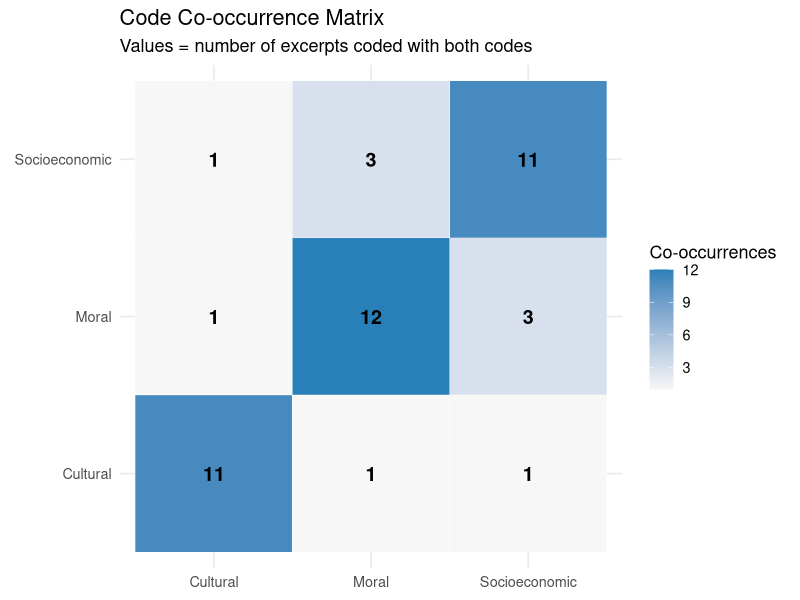
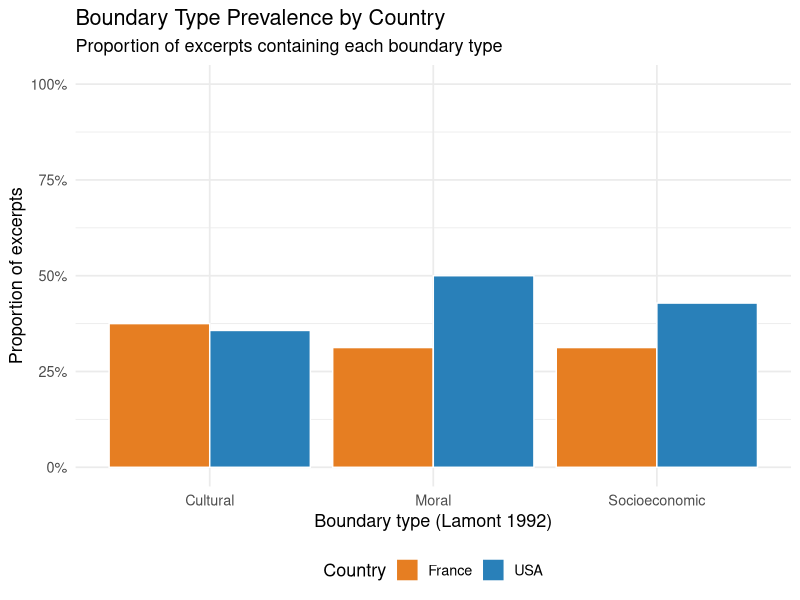
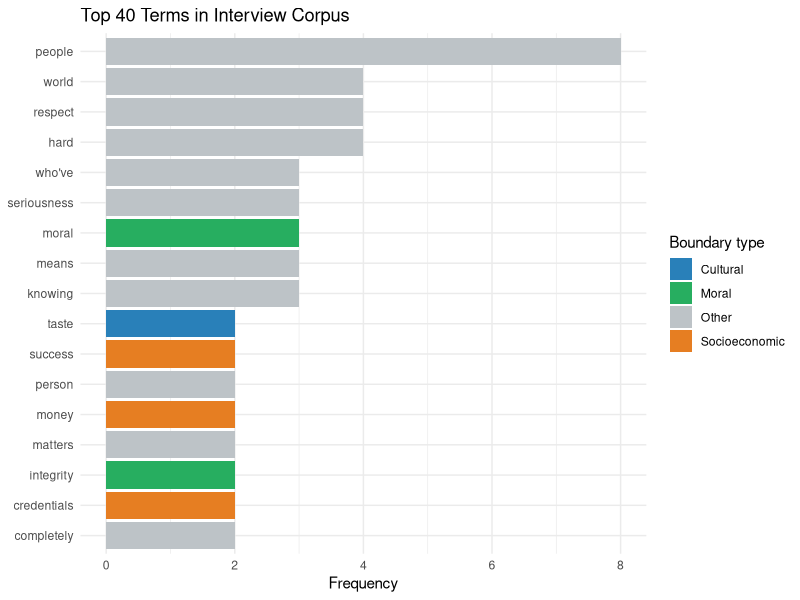

These charts were generated, in order, by the following R code:
## ---- chunk 1
library(tidyverse)
library(tidytext)
library(kableExtra)
library(ggrepel)
library(patchwork)

set.seed(20240106)

# ─────────────────────────────────────────────────────────────
# Simulated interview corpus: 30 interview excerpts
# Topic: How upper-middle-class professionals justify cultural
#        consumption choices (Lamont 1992 framework)
#
# Coding scheme based on Lamont's boundary types:
#   1. Moral boundaries (character, integrity, work ethic)
#   2. Cultural boundaries (education, taste, manners)
#   3. Socioeconomic boundaries (income, occupation, material success)
# ─────────────────────────────────────────────────────────────

excerpts <- tibble(
  excerpt_id    = 1:30,
  respondent_id = sample(paste0("R", sprintf("%02d", 1:15)), 30, replace = TRUE),
  occupation    = sample(c("Lawyer", "Professor", "Engineer", "Physician"),
                         30, replace = TRUE, prob = c(.3,.3,.2,.2)),
  country       = sample(c("USA", "France"), 30, replace = TRUE),
  text = c(
    "I think what matters most is whether someone is honest, whether they have integrity. I don't care much about how much money they have.",
    "Education is really the foundation. Not just a degree — reading widely, knowing art and music. That's what distinguishes someone.",
    "Hard work is what I respect. People who've built things. Success through discipline.",
    "I find it hard to relate to people who haven't traveled, who don't have a certain... curiosity about the world.",
    "Money doesn't impress me. I know people who've made fortunes and they're completely uncultured.",
    "Moral seriousness — that's what I look for. Does this person take responsibility for their actions?",
    "It's about taste really. Not snobbishness, but knowing what is excellent.",
    "I grew up without much but I worked hard and got where I am. I respect that path in others.",
    "You can tell immediately if someone reads. The vocabulary, the references. It just... shows.",
    "I'm proud of what I've achieved financially. But that's not who I am — that's what I've done.",
    "Character is everything. Kindness, reliability. These are more important than anything else.",
    "Good taste isn't inherited — it can be cultivated. But it requires effort, exposure.",
    "Professional success matters. It signals seriousness, competence.",
    "I value people who've sacrificed for their beliefs. That takes real moral courage.",
    "Cultural refinement is something I take seriously — opera, literature, serious film.",
    "I judge people by their behavior, not their bank account. Are they ethical?",
    "An educated person is not just someone with credentials. It's a whole way of being in the world.",
    "I've worked incredibly hard for everything. I won't apologize for what I've earned.",
    "I can't respect someone who's dishonest, regardless of their status.",
    "You can always tell by the books someone hasn't read. The gaps reveal more than what's there.",
    "What I admire is moral consistency — doing the right thing even when it costs you.",
    "Intellectual engagement is the core of who I am. I need to be with people who think.",
    "I respect entrepreneurship — creating something from nothing. That's impressive.",
    "Integrity over credentials. I've seen brilliant people who were completely unethical.",
    "Aesthetic sensibility — an appreciation for beauty — is not trivial. It's a way of attending to the world.",
    "My father worked his hands. I have a doctorate. That trajectory means something to me.",
    "The most important thing is that your word means something. Everything else is secondary.",
    "Being cosmopolitan — knowing the world — that's what I find interesting in people.",
    "I've been successful but I try not to define myself by it. It's a means, not an end.",
    "Seriousness of purpose — that's the quality I value most in a colleague or friend."
  )
)

cat("Corpus: N =", nrow(excerpts), "excerpts from", n_distinct(excerpts$respondent_id), "respondents\n")
## ---- chunk 2
# ─────────────────────────────────────────────────────────────
# Implement coding scheme:
# 1. Dictionary-based pre-coding (keyword presence)
# 2. Manual review + override (simulated here)
# 3. Compute code frequency and co-occurrence
# ─────────────────────────────────────────────────────────────

# Boundary type dictionaries (Lamont 1992 framework)
moral_keywords <- c(
  "honest", "integrity", "ethical", "moral", "character",
  "responsibility", "sacrifice", "consistent", "reliable",
  "word", "right thing", "serious"
)

cultural_keywords <- c(
  "education", "cultured", "taste", "art", "music", "books",
  "read", "literature", "opera", "aesthetic", "intellectual",
  "cosmopolitan", "refinement", "curious", "knowledge",
  "traveled", "film"
)

socioec_keywords <- c(
  "money", "success", "income", "earned", "work hard",
  "achieved", "professional", "career", "credentials",
  "entrepreneur", "built", "financially", "doctorate"
)

# Apply dictionaries
code_present <- function(text_vec, keywords) {
  pattern <- paste(keywords, collapse = "|")
  as.integer(str_detect(tolower(text_vec), pattern))
}

excerpts_coded <- excerpts %>%
  mutate(
    code_moral   = code_present(text, moral_keywords),
    code_cultural = code_present(text, cultural_keywords),
    code_socioec  = code_present(text, socioec_keywords)
  )

# Code frequency
code_freq <- excerpts_coded %>%
  summarise(
    `Moral boundaries`         = sum(code_moral),
    `Cultural boundaries`      = sum(code_cultural),
    `Socioeconomic boundaries` = sum(code_socioec)
  ) %>%
  pivot_longer(everything(), names_to = "Code", values_to = "n") %>%
  mutate(pct = round(n / nrow(excerpts_coded) * 100, 1))

code_freq %>%
  kable(caption = "Table 6.1: Code frequency across corpus") %>%
  kable_styling(bootstrap_options = "striped", font_size = 13)
## ---- chunk 3
# Code co-occurrence
cooc_matrix <- excerpts_coded %>%
  dplyr::select(starts_with("code_")) %>%
  {t(.) %*% as.matrix(.)} %>%
  as.data.frame() %>%
  rownames_to_column("code_row") %>%
  pivot_longer(-code_row, names_to = "code_col", values_to = "cooccurrence") %>%
  mutate(
    code_row = dplyr::recode(code_row,
      code_moral    = "Moral",
      code_cultural = "Cultural",
      code_socioec  = "Socioeconomic"
    ),
    code_col = dplyr::recode(code_col,
      code_moral    = "Moral",
      code_cultural = "Cultural",
      code_socioec  = "Socioeconomic"
    )
  )

ggplot(cooc_matrix, aes(x = code_col, y = code_row, fill = cooccurrence)) +
  geom_tile(color = "white") +
  geom_text(aes(label = cooccurrence), size = 5, fontface = "bold") +
  scale_fill_gradient(low = "#f7f7f7", high = "#2980b9") +
  labs(
    title    = "Code Co-occurrence Matrix",
    subtitle = "Values = number of excerpts coded with both codes",
    x        = NULL, y = NULL, fill = "Co-occurrences"
  ) +
  theme_minimal(base_size = 13) +
  coord_fixed()
## ---- chunk 4
country_codes <- excerpts_coded %>%
  group_by(country) %>%
  summarise(
    Moral          = mean(code_moral),
    Cultural       = mean(code_cultural),
    Socioeconomic  = mean(code_socioec),
    .groups = "drop"
  ) %>%
  pivot_longer(-country, names_to = "boundary_type", values_to = "prop")

ggplot(country_codes, aes(x = boundary_type, y = prop, fill = country)) +
  geom_col(position = "dodge", color = "white") +
  scale_y_continuous(labels = scales::percent_format(), limits = c(0, 1)) +
  scale_fill_manual(values = c("USA" = "#2980b9", "France" = "#e67e22")) +
  labs(
    title    = "Boundary Type Prevalence by Country",
    subtitle = "Proportion of excerpts containing each boundary type",
    x        = "Boundary type (Lamont 1992)",
    y        = "Proportion of excerpts",
    fill     = "Country"
  ) +
  theme_minimal(base_size = 13) +
  theme(legend.position = "bottom")
## ---- chunk 5
# Tokenize and count words
word_freq <- excerpts_coded %>%
  unnest_tokens(word, text) %>%
  anti_join(stop_words, by = "word") %>%
  dplyr::count(word, sort = TRUE) %>%
  filter(n >= 2) %>%
  mutate(
    boundary_type = case_when(
      word %in% moral_keywords    ~ "Moral",
      word %in% cultural_keywords ~ "Cultural",
      word %in% socioec_keywords  ~ "Socioeconomic",
      TRUE                         ~ "Other"
    )
  ) %>%
  head(40)

ggplot(word_freq, aes(x = reorder(word, n), y = n, fill = boundary_type)) +
  geom_col() +
  coord_flip() +
  scale_fill_manual(
    values = c("Moral" = "#27ae60", "Cultural" = "#2980b9",
               "Socioeconomic" = "#e67e22", "Other" = "#bdc3c7")
  ) +
  labs(
    title = "Top 40 Terms in Interview Corpus",
    x = NULL, y = "Frequency", fill = "Boundary type"
  ) +
  theme_minimal(base_size = 11)
## ---- chunk 6
sessionInfo()
